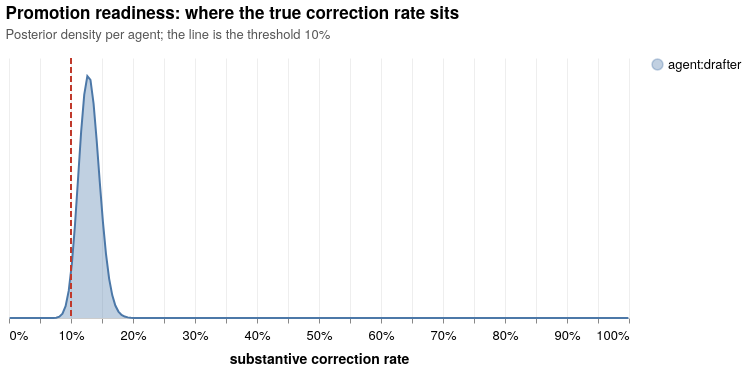

Here is the notebook cell this chart was saved with:
### Code cell
pictures["promotion"]

### Figure 1 — Vega-Lite specification as saved in the notebook (floating-point values rounded to 4 significant figures; data arrays with more than 128 entries replaced by an {"elided": "..."} marker saying what was removed)
{"$schema": "https://vega.github.io/schema/vega-lite/v5.json", "config": {"axis": {"domainColor": "#cccccc", "gridColor": "#eeeeee", "labelFontSize": 13, "labelPadding": 6, "titleFontSize": 14, "titlePadding": 10}, "font": "Helvetica Neue, Helvetica, Arial, sans-serif", "legend": {"labelFontSize": 13, "symbolSize": 120, "titleFontSize": 13}, "title": {"anchor": "start", "fontSize": 17, "fontWeight": 600, "offset": 14, "subtitleColor": "#555555", "subtitleFontSize": 13, "subtitlePadding": 6}, "view": {"stroke": null}}, "data": {"values": {"elided": "200 records"}}, "height": 260, "layer": [{"encoding": {"color": {"field": "group", "title": null, "type": "nominal"}, "tooltip": [{"field": "group"}, {"field": "n", "title": "decided"}, {"field": "p_below", "format": ".1%", "title": "P(below threshold)"}], "x": {"axis": {"format": ".0%"}, "field": "rate", "scale": {"domain": [0, 1]}, "title": "substantive correction rate", "type": "quantitative"}, "y": {"axis": null, "field": "density", "title": null, "type": "quantitative"}}, "mark": {"line": true, "opacity": 0.35, "type": "area"}}, {"data": {"values": [{"t": 0.1}]}, "encoding": {"x": {"field": "t", "type": "quantitative"}}, "mark": {"color": "#c0392b", "size": 2, "strokeDash": [6, 3], "type": "rule"}}], "title": {"subtitle": "Posterior density per agent; the line is the threshold 10%", "text": "Promotion readiness: where the true correction rate sits"}, "usermeta": {"chap_analytics": {"chart": "promotion"}}, "width": 620}
